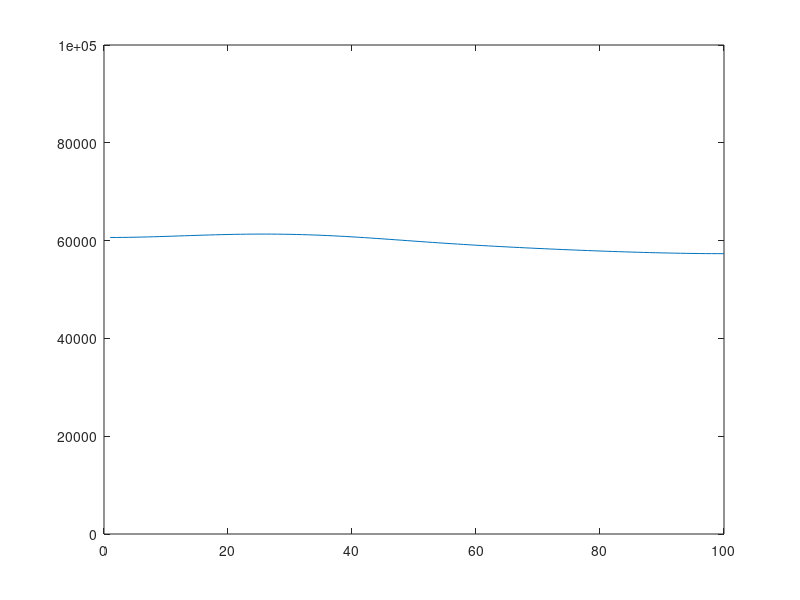

Recreate this plot in MATLAB.
maturationtime=3600;
mtcunits=maturationtime/25;
diffconst=1;
initconds=zeros(100,1);
for j=2:51
initconds(j)=25^2-(j-26.5)^2;
end
for j=11:99
initconds(j)=initconds(j)+(45^2-(j-55)^2)/9;
end
totpermtunit=sum(initconds);
realdisco=dct(initconds);
showgrad=figure;
for t=1:300
    laterdisco=realdisco'.*exp(-25*diffconst*t*(pi*(1:100)/100).^2);
    outdisco=idct(laterdisco);
    needtoadd=totpermtunit-sum(outdisco);
    odstore(t,:)=outdisco+(needtoadd/100);
    figure(showgrad); clf;
    rawinverse=zeros(100,1);
    for k=1:t
        rawinverse=rawinverse+(odstore(k,:)*(1-exp(-(t-k)/mtcunits)))';
    end
    plot(rawinverse);
    ylim([0 100000]);
    pause(0.1);
end